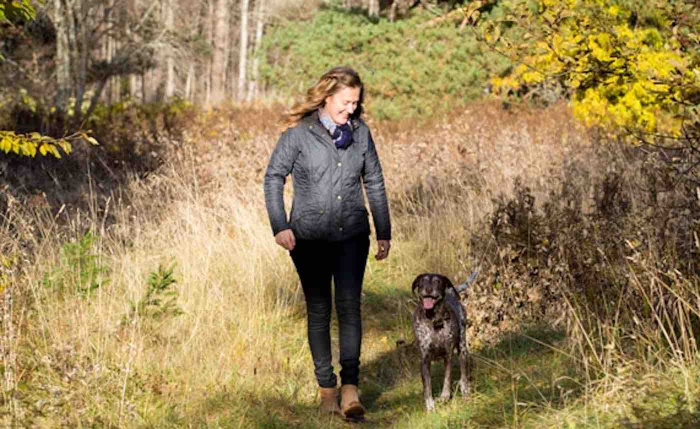
#> input picture module2/source/region_cropping/image.jpg, 1400 x 858 px (shown at 1/2 size)
$ jupyter execute region-cropping.ipynb
#> lines starting #> are read from the running program, lines starting #| are printed output that depends on the picture; after the words box and inside, x2 and y2 are one past the last pixel; in counts of white or black regions, pixels touching at a corner belong together
[cell 1]
import cv2
import numpy as np

img = cv2.imread('image.jpg', 1)
#> img is the input picture: shape (858, 1400, 3); mean B, G, R 86, 128.5, 149.8
height, width, channel = img.shape
#> height = 858; width = 1400; channel = 3

x_0, y_0 = 470, 120
x_1, y_1 = 800, 850
color = np.array([0, 0, 255])

img[y_0, x_0:x_1, :] = color
#> img: shape (858, 1400, 3); 0.03% of pixels changed, all inside (x1, y1, x2, y2) = (470, 120, 800, 121)
img[y_1, x_0:x_1, :] = color
img[y_0:y_1, x_0, :] = color
img[y_0:y_1, x_1, :] = color
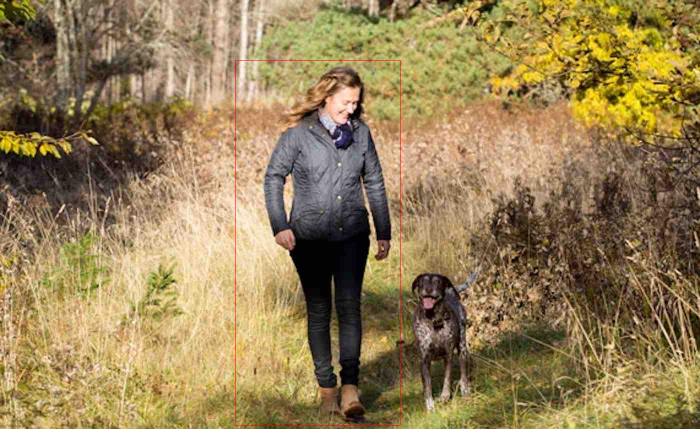
#> img: shape (858, 1400, 3) (shown at 1/2 size); mean B, G, R 85.8, 128.3, 149.9

cv2.imwrite('output_bb.jpg', img)
#> Out = True

[cell 2]
import cv2
import numpy as np

img = cv2.imread('image.jpg', 1)
height, width, channel = img.shape

x_0, y_0 = 470, 120
x_1, y_1 = 800, 850

region = img[y_0:y_1, x_0:x_1, :]
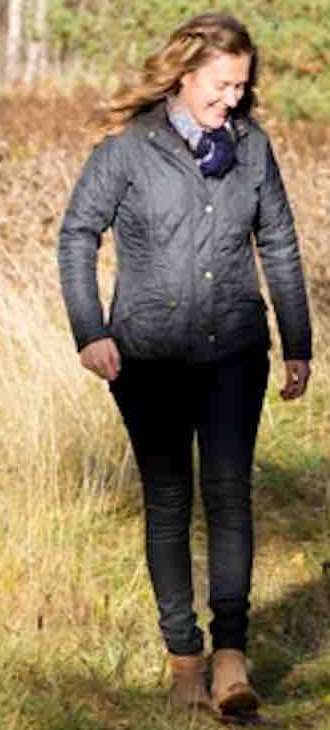
#> region: shape (730, 330, 3); mean B, G, R 91.9, 121.4, 138.4
cv2.imwrite('output_region.jpg', region)
#> Out = True
